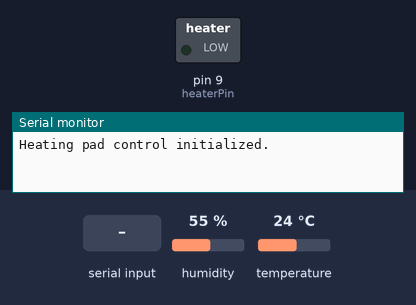
This sketch was run on a simulated Arduino Mega 2560, built with avr-gcc and run on an emulated ATmega2560. Shown: switched loads named in the sketch (green lamp = pin HIGH), the last lines printed to the serial monitor. The inputs (shaded band) are chosen by the test bench; at power-on: humidity 55 %, temperature 24 °C.

Above: at 0.01 s.
At 1.2 s:
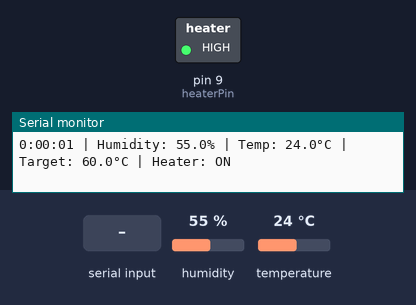
1.3 s: "H 50\n" received over Serial
Timing chart, 0 to 4.3 s (numbered marks = the images above; inputs shaded):
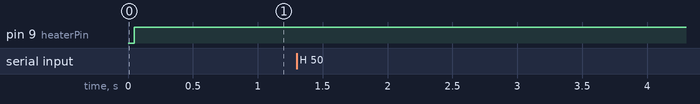

The sketch:

temp_controlled_heater.ino
```cpp
/*
Date: 2026-02-11
Objective: Control an electric heating pad using an SHT30 temperature and humidity sensor.
The Arduino reads the temperature and humidity, controls the heater via a MOSFET, and prints system status.
Target heater temperature is adjustable via the Serial Monitor (e.g., "H 50" sets target to 50°C).
Default target temperature is 40°C.

Hardware Setup:

1. SHT30 Temperature & Humidity Sensor (I2C)
   - Red    -> 5V (VCC)
   - Black  -> GND
   - Yellow -> SCL (Arduino MEGA pin 21)
   - White  -> SDA (Arduino MEGA pin 20)

2. Electric Heating Pad via MOSFET (IRL44N)
   - MOSFET pins facing flat side: left → Gate, middle → Drain, right → Source
   - Gate   -> Arduino pin 9
   - Drain  -> Heater negative (-)
   - Source -> GND
   - Heater positive (+) -> 12V DC Adapter positive
   - 1N4007 diode across heater:
       Cathode (silver band) -> +12V
       Anode -> Heater negative (Drain side)
       Purpose: protects MOSFET from back EMF spikes.

3. Power Supply
   - Alito AC/DC Adapter ALT-1201: 12V DC, 1A for heating pad
   - Arduino powered via USB or separate 5V supply

Libraries to include:
- Wire.h         -> I2C communication
- Adafruit_SHT31.h -> For SHT30 sensor readings
*/

#include <Wire.h>
#include "Adafruit_SHT31.h"

// Create SHT30 object
Adafruit_SHT31 sht31 = Adafruit_SHT31();

// Pin connected to MOSFET gate
const int heaterPin = 9;

// Default target temperature in Celsius
float targetTemp = 60.0;

// Time tracking
unsigned long startMillis;

void setup() {
  Serial.begin(9600);           // Start Serial monitor
  pinMode(heaterPin, OUTPUT);   // Set heater pin as output
  digitalWrite(heaterPin, LOW); // Make sure heater is OFF initially

  // Initialize SHT30 sensor
  if (!sht31.begin(0x44)) {
    Serial.println("Error: SHT30 sensor not found!");
  }

  // Start the elapsed time counter
  startMillis = millis();

  // Optional: Explain startup
  Serial.println("Heating pad control initialized.");
  Serial.print("Default target temperature: "); Serial.print(targetTemp); Serial.println("°C");
}

void loop() {
  // --- Serial input to adjust target temperature ---
  if (Serial.available()) {
    String cmd = Serial.readStringUntil('\n');
    cmd.trim(); // Remove whitespace
    if (cmd.startsWith("H")) {
      float val = cmd.substring(1).toFloat();
      if (val > 0 && val < 100) {
        targetTemp = val;
        Serial.print("Target temperature updated to: "); Serial.print(targetTemp); Serial.println("°C");
      }
    }
  }

  // --- Read SHT30 sensor ---
  float temperature = sht31.readTemperature(); // °C
  float humidity = sht31.readHumidity();       // %

  bool heaterOn = false;

  // --- Heater control logic ---
  if (!isnan(temperature)) {
    if (temperature < targetTemp) {
      digitalWrite(heaterPin, HIGH);
      heaterOn = true;
    } else {
      digitalWrite(heaterPin, LOW);
      heaterOn = false;
    }
  } else {
    // If sensor fails, turn heater off
    digitalWrite(heaterPin, LOW);
    heaterOn = false;
  }

  // --- Compute elapsed time ---
  unsigned long elapsed = (millis() - startMillis) / 1000;
  unsigned int hours = elapsed / 3600;
  unsigned int minutes = (elapsed % 3600) / 60;
  unsigned int seconds = elapsed % 60;

  // --- Print system status on one line ---
  Serial.print(hours); Serial.print(":");
  if (minutes < 10) Serial.print("0");
  Serial.print(minutes); Serial.print(":");
  if (seconds < 10) Serial.print("0");
  Serial.print(seconds); Serial.print(" | ");

  Serial.print("Humidity: ");
  Serial.print(isnan(humidity) ? -1 : humidity, 1);
  Serial.print("% | Temp: ");
  Serial.print(isnan(temperature) ? -1 : temperature, 1);
  Serial.print("°C | Target: ");
  Serial.print(targetTemp, 1);
  Serial.print("°C | Heater: ");
  Serial.println(heaterOn ? "ON" : "OFF");

  delay(1000); // 1-second loop
}
```
